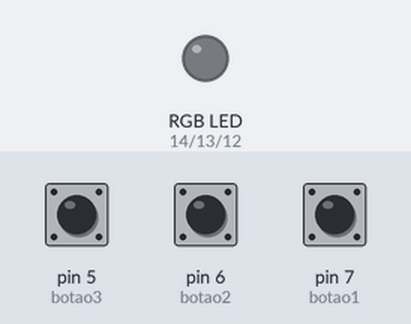
Bench run of a program on a simulated MicroPython board. Shown: an RGB LED mixed from three pins (HIGH = lit). The test bench sets the inputs (shaded band); at power-on: pin 5 (botao3) HIGH, pin 6 (botao2) HIGH, pin 7 (botao1) HIGH.

Above: at 1.2 s.
1.3 s: pin 5 (botao3) pulled LOW for 0.35 s
At 1.55 s:
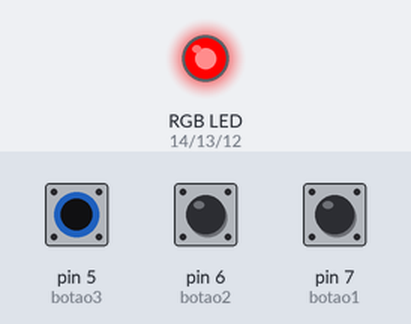
3.2 s: pin 6 (botao2) pulled LOW for 0.35 s
At 3.55 s:
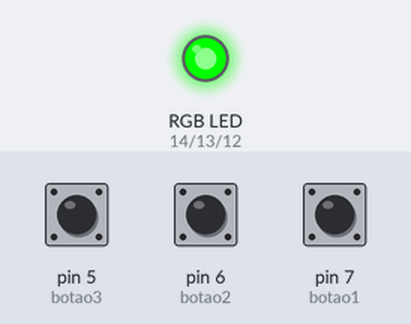
5.2 s: pin 7 (botao1) pulled LOW for 0.35 s
At 5.55 s:
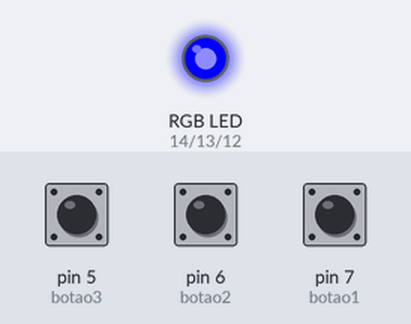
7.2 s: pin 7 (botao1) pulled LOW for 3.2 s
At 10.8 s:
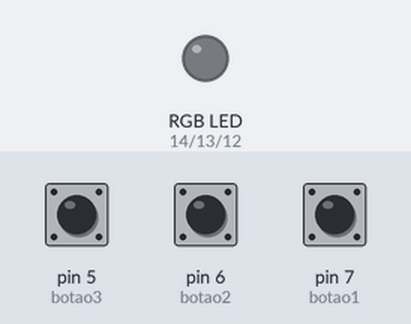
12.0 s: pin 5 (botao3) pulled LOW for 3.2 s
At 13.3 s:
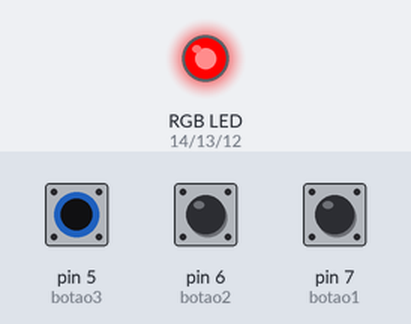
16.7 s: pin 5 (botao3) driven LOW and pin 6 (botao2) driven LOW and pin 7 (botao1) driven LOW
At 18.1 s:
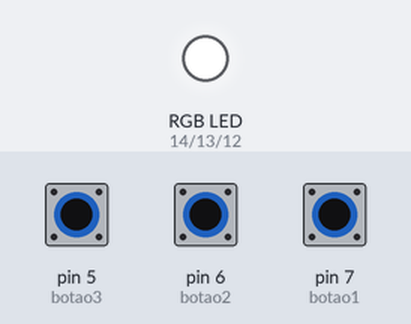
Timing chart, 0 to 19.4 s (numbered marks = the images above; inputs shaded):
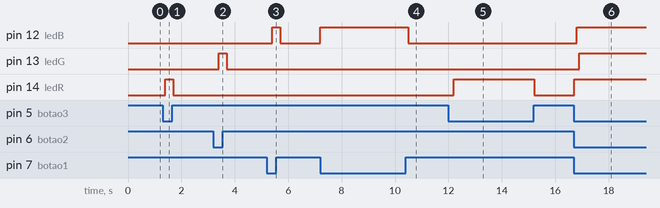

Measured:
- after the input at 1.3 s, pin 14 (ledR): LOW → HIGH after 0.10 s, → LOW 0.30 s later
- after the input at 3.2 s, pin 13 (ledG): LOW → HIGH after 0.20 s, → LOW 0.30 s later
- after the input at 5.2 s, pin 12 (ledB): LOW → HIGH after 0.20 s, → LOW 0.30 s later
- after the input at 7.2 s, pin 12 (ledB): LOW → HIGH at once, → LOW 3.3 s later
- after the input at 12.0 s, pin 14 (ledR): LOW → HIGH after 0.21 s, → LOW 3.0 s later
- after the input at 16.7 s, pin 12 (ledB): LOW → HIGH after 0.11 s; pin 13 (ledG): LOW → HIGH after 0.21 s; pin 14 (ledR): LOW → HIGH at once

The program:

led_button.py
```python
from machine import Pin
import utime

#setando as cores do led RGB
ledB=Pin(12,Pin.OUT)
ledG=Pin(13,Pin.OUT)
ledR=Pin(14,Pin.OUT)

#configurando botões
botao1= Pin(7,Pin.IN,Pin.PULL_UP)
botao2= Pin(6,Pin.IN,Pin.PULL_UP)
botao3= Pin(5,Pin.IN,Pin.PULL_UP)

#loop para
while True:
    ledB.value(not botao1.value())
    utime.sleep_ms(100)
    ledG.value(not botao2.value())
    utime.sleep_ms(100)
    ledR.value(not botao3.value())
    utime.sleep_ms(100)
```
